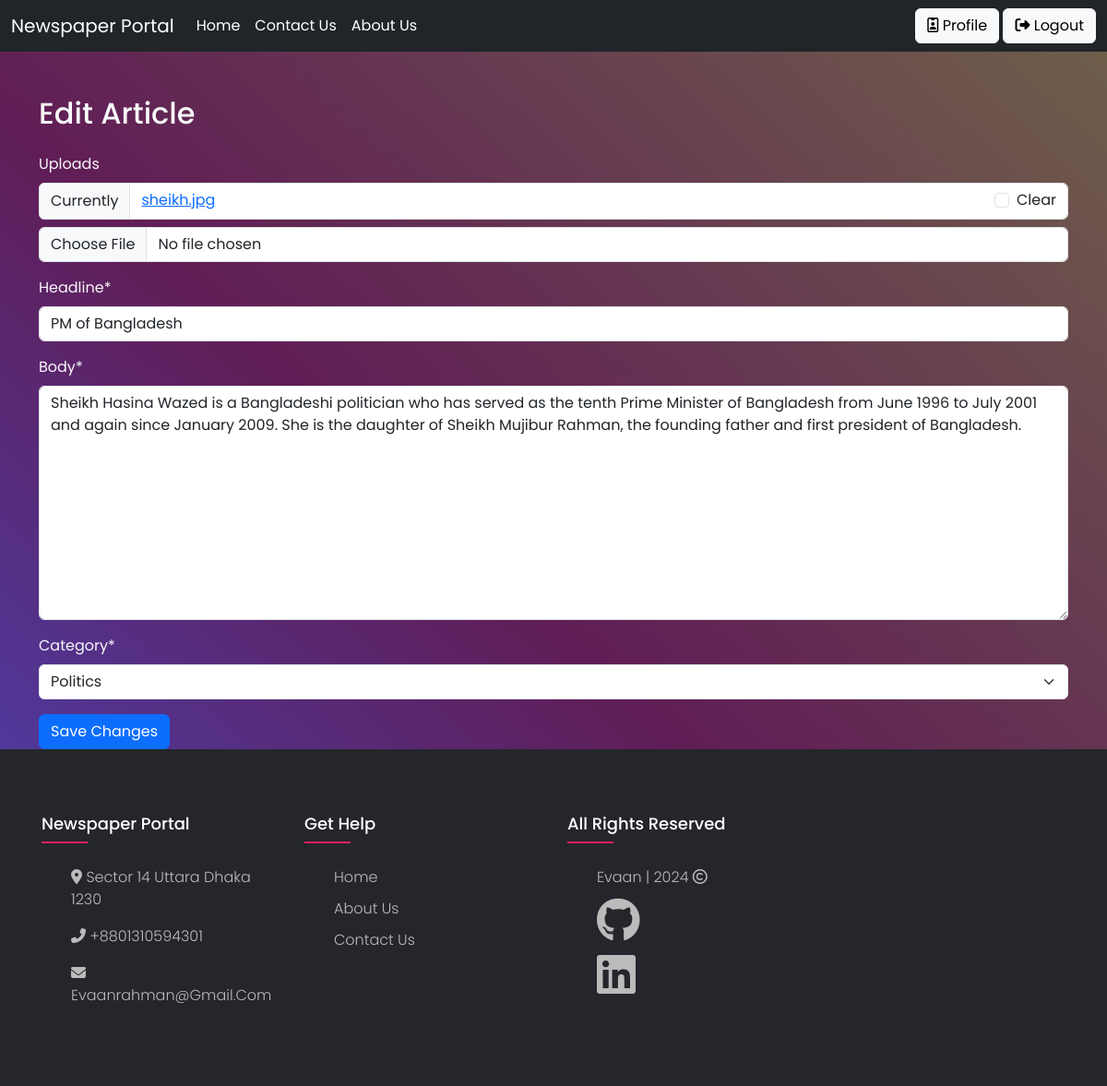
/article/1/edit/ (signed in), run on the app's committed database.
### article/models.py (models this page shows, shortened)
class Article(models.Model):
    photo = models.ImageField('uploads' , blank=True)
    headline = models.CharField(max_length=255)
    body = models.TextField()
    category = models.ForeignKey(Category, on_delete=models.CASCADE)
    publishing_time = models.DateTimeField(auto_now_add=True)
    ratings = models.ManyToManyField(User, through='Rating')

### article/views.py (the view)
# urls.py: path('article/<int:pk>/edit/', EditArticleView.as_view(), name='edit_article'),
class EditArticleView(LoginRequiredMixin, UpdateView):
    model = Article
    form_class = ArticleForm
    template_name = 'edit_article.html'
    success_url = '/article_list/'
    def get(self, request, *args, **kwargs):
        article = self.get_object()
        if request.user.is_staff or request.user == article.author:
            return super().get(request, *args, **kwargs)
        return render(request, 'unauthorized.html')

### article/forms.py
class ArticleForm(forms.ModelForm):
    class Meta:
        model = Article
        fields = ['photo', 'headline', 'body', 'category']

### article/models.py (called while the page is built)
    def __str__(self) -> str:
        return self.name

### article/templates/edit_article.html (shortened to what this page needs)
{% extends 'base.html' %}
{% block content %}
{% load crispy_forms_tags %}
  <div class="container mt-5 text-light">
    <h2 class="mb-4">Edit Article</h2>
    <form method="post" action="">
      {{ form | crispy }}
      <button type="submit" class="btn btn-primary">Save Changes</button>
    </form>
  </div>
{% endblock %}

### templates/base.html (style rules this page uses)
body { line-height: 1.5; font-family: 'Poppins', sans-serif; }
* { margin:0; padding:0; box-sizing: border-box; }
body { background-color: #4747bf ; background-image: linear-gradient(43deg, #4747bf 0%, #601d56 46%, #6f6149 100%) ; }

### data on the page
Article: headline "PM of Bangladesh", body "Sheikh Hasina Wazed is a Bangladeshi politician who has served as the tenth Prime Minister of Bangladesh from June 1996 to July 2001 and again since January 2009. She is the daughter of Sheikh Mujibur Rahman, the founding father and first president of Bangladesh.", category "Politics"
